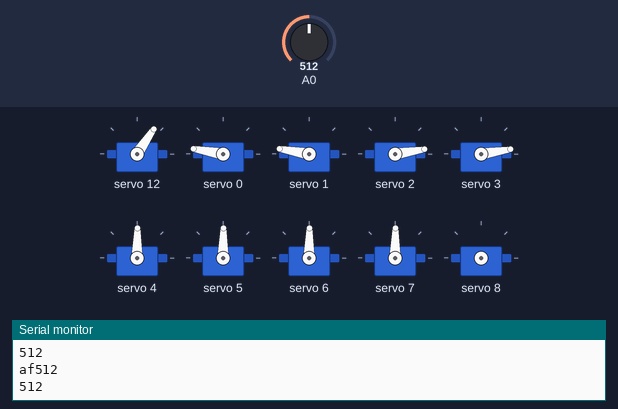
Simulated run of this sketch. Board: Arduino Uno, built with avr-gcc and run on an emulated ATmega328P. Shown: 10 × servo, the last lines printed to the serial monitor. Inputs (shaded band) come from the test bench; at power-on: A0 = 512. Random numbers use the default seed unless the sketch sets one.

Above: at 1.2 s.
1.3 s: A0 set to 686
At 4.2 s:
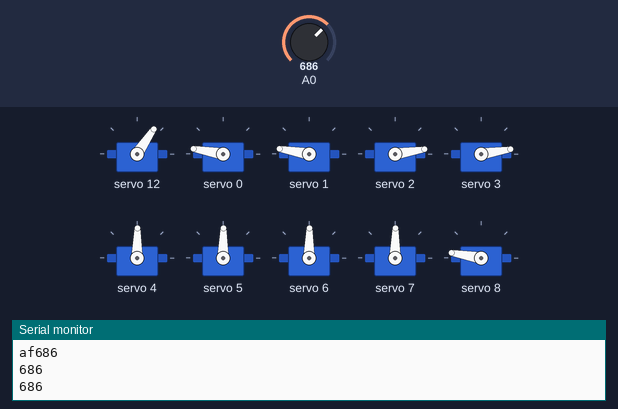
4.3 s: A0 set to 717
At 5.4 s:
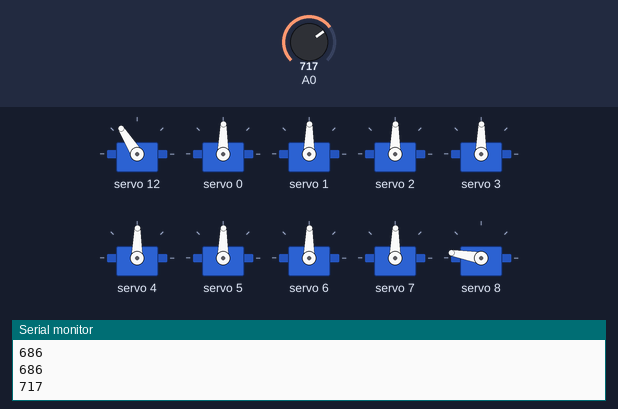
At 12.7 s:
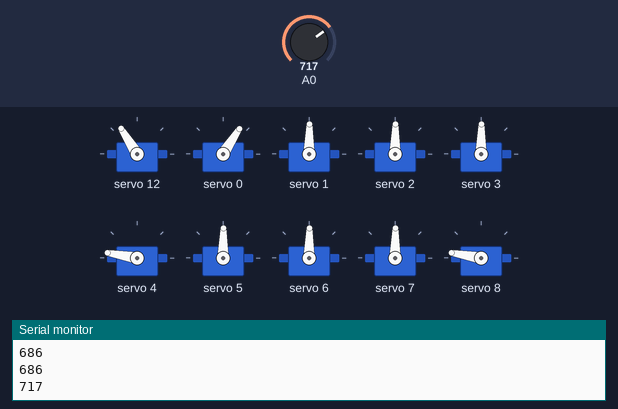
Timing chart, 0 to 22.3 s (numbered marks = the images above; inputs shaded):
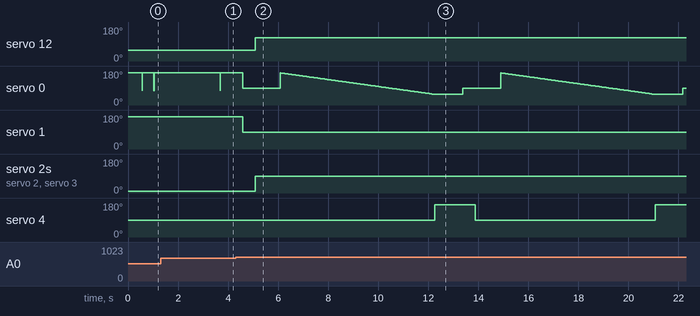

Measured:
- the behaviour switches between 700 and 701 on A0 (found by bisection; images 1 and 2)
- after the input at 4.3 s, servo 12: 56° → 122° after 0.78 s; servo 1: 170° → 89° after 0.28 s; servo 2, servo 3: 9° → 89° after 0.78 s; servo 4: 89° → 170° after 8.0 s, → 89° 1.6 s later, → 170° 7.2 s later

The sketch:

final.ino
```cpp
//left front down: 0
//left back down: 1
//right front down: 2
//right back down: 3

//up:
//left front : 4
//left back : 5
//right front : 6
//right back : 7

//head: 12


#include <Wire.h>
#include <Adafruit_PWMServoDriver.h>
//#include "WriteInstinct/OpenCat.h"

// called this way, it uses the default address 0x40
Adafruit_PWMServoDriver pwm = Adafruit_PWMServoDriver();
#define SERVOMIN  130 // This is the 'minimum' pulse length count (out of 4096)
#define SERVOMAX  470 // This is the 'maximum' pulse length count (out of 4096)
#define SERVO_FREQ 50 // Analog servos run at ~50 Hz updates

// our servo # counter
uint8_t servonum = 0;

//sensor
int previous = 0;
boolean pao = true;

void setup() {
  Serial.begin(9600);
  pwm.begin();
  /*
     In theory the internal oscillator (clock) is 25MHz but it really isn't
     that precise. You can 'calibrate' this by tweaking this number until
     you get the PWM update frequency you're expecting!
     The int.osc. for the PCA9685 chip is a range between about 23-27MHz and
     is used for calculating things like writeMicroseconds()
     Analog servos run at ~50 Hz updates, It is importaint to use an
     oscilloscope in setting the int.osc frequency for the I2C PCA9685 chip.
     1) Attach the oscilloscope to one of the PWM signal pins and ground on
        the I2C PCA9685 chip you are setting the value for.
     2) Adjust setOscillatorFrequency() until the PWM update frequency is the
        expected value (50Hz for most ESCs)
     Setting the value here is specific to each individual I2C PCA9685 chip and
     affects the calculations for the PWM update frequency.
     Failure to correctly set the int.osc value will cause unexpected PWM results
  */
  pwm.setOscillatorFrequency(27000000);
  pwm.setPWMFreq(SERVO_FREQ);  // Analog servos run at ~50 Hz updates

  delay(10);

  //sensor
//  SensorSetup();
  pao = true;
  previous = 0;
  previous = analogRead(A0);

}

// You can use this function if you'd like to set the pulse length in seconds
// e.g. setServoPulse(0, 0.001) is a ~1 millisecond pulse width. It's not precise!
void setServoPulse(uint8_t n, double pulse) {
  double pulselength;

  pulselength = 1000000;   // 1,000,000 us per second
  pulselength /= SERVO_FREQ;   // Analog servos run at ~60 Hz updates
//  Serial.print(pulselength); Serial.println(" us per period");
  pulselength /= 4096;  // 12 bits of resolution
//  Serial.print(pulselength); Serial.println(" us per bit");
  pulse *= 1000000;  // convert input seconds to us
  pulse /= pulselength;
//  Serial.println(pulse);
  pwm.setPWM(n, 0, pulse);
}


void loop() {
  //previous
//  initiate();
//  delay(1000);
//  stand();
//  delay(1000);
//  test();
//  delay(1000);
  int ran = random(10);
  int sensorValue = analogRead(A0);
  Serial.println(sensorValue);

  delay(100);        // delay in between reads for stability

    if(sensorValue > 700){
     stand();
     delay(1000);
     test();
     delay(1000);
    }
    else if(sensorValue < 400){

      pwm.setPWM(4,0,SERVOMIN);
      pwm.setPWM(6,0,SERVOMAX);
      pwm.setPWM(0,0,300);
      pwm.setPWM(2,0,300);
      delay(100);
    }
    else{
      if (ran == 6){
        tail();
        delay(100);
      }
      else if (ran == 7){
        pwm.setPWM(12, 0 , 300);
        pwm.setPWM(12, 0, 230);
        delay(100);
      }
      else if(ran == 8){
        Serial.print("af");
        af();
      }

      initiate();

    }

  delay(10);


}

void tail(){
  pwm.setPWM(8,0, SERVOMIN);
  pwm.setPWM(8,0, SERVOMAX);
}

void af(){
    for (uint16_t servonum = 0; servonum < 2; servonum++) {
    pwm.setPWM(servonum, 0, SERVOMAX-200);

  }
  for (uint16_t servonum = 2; servonum < 4; servonum++) {
    pwm.setPWM(servonum, 0, SERVOMIN+200);

  }
  }
void initiate(){
//  down
//  for (uint16_t servonum = 0; servonum < 2; servonum++) {
//    pwm.setPWM(servonum, 0, SERVOMIN);
//    Serial.println(SERVOMIN);
//  }
//  for (uint16_t servonum = 2; servonum < 4; servonum++) {
//    pwm.setPWM(servonum, 0, SERVOMAX);
//    Serial.println(SERVOMAX);
//  }
  for (uint16_t servonum = 0; servonum < 2; servonum++) {
    pwm.setPWM(servonum, 0, SERVOMAX);

  }
  for (uint16_t servonum = 2; servonum < 4; servonum++) {
    pwm.setPWM(servonum, 0, SERVOMIN);

  }
   pwm.setPWM(12, 0, SERVOMIN+100);

   for (uint16_t servonum = 4; servonum < 8; servonum++) {
    pwm.setPWM(servonum, 0, 300);
//    Serial.print(pulselen);
  }


//  //up
//    uint16_t pulselen = (SERVOMAX - SERVOMIN)/2 + SERVOMIN;
//  for (uint16_t servonum = 4; servonum < 8; servonum++) {
//    pwm.setPWM(servonum, 0, pulselen);
//    Serial.print(pulselen);
//  }


  }
void stand() {
  //
  //  for (uint16_t pulselen = 0; pulselen < 150; pulselen++) {
  //      for (uint16_t servonum = 0; servonum < 2; servonum++){
  //        pwm.setPWM(servonum, 0, pulselen);
  //      }
  //      delay(25);
  //    }
  //
  //  for (uint16_t pulselen = 150; pulselen > 0; pulselen-) {
  //      for (uint16_t servonum = 0; servonum < 2; servonum++){
  //        pwm.setPWM(servonum, 0, pulselen);
  //      }
  //      delay(25);
  //    }
  //


  //

// I calibrate all servos to 1/2 of total length
  uint16_t pulselen = (SERVOMAX - SERVOMIN)/2 + SERVOMIN;
  for (uint16_t servonum = 0; servonum < 2; servonum = servonum+1) {
    pwm.setPWM(servonum, 0, pulselen);
//    Serial.print(pulselen);
  }
  delay(500);
  for (uint16_t servonum = 2; servonum < 4; servonum = servonum+1) {
    pwm.setPWM(servonum, 0, pulselen);
//    Serial.print(pulselen);
  }
    pwm.setPWM(12, 0, pulselen+70);


//slow
//for (uint16_t i = SERVOMIN; i < pulselen; i++) {
//      for (uint16_t servonum = 0; servonum < 1; servonum++) {
//        pwm.setPWM(servonum, 0, SERVOMAX + SERVOMIN - i);
//      }
//      for (uint16_t servonum = 2; servonum < 3; servonum++) {
//        pwm.setPWM(servonum, 0,  i);
//      }
//
//      delay(25);
//    }

  //up


  for (uint16_t servonum = 4; servonum < 8; servonum++) {
    pwm.setPWM(servonum, 0, pulselen);
//    Serial.print(pulselen);
  }


  //
  //  for (uint16_t pulselen = 0; pulselen < 300; pulselen++) {
  //    for (uint16_t servonum = 0; servonum < 1; servonum++){
  //    pwm.setPWM(servonum, 0, pulselen);
  //    }
  //  }
  //
  //  delay(1500);
  //
  //  for (uint16_t pulselen = 300; pulselen > 600; pulselen--) {
  //    for (uint16_t servonum = 0; servonum < 2; servonum++){
  //    pwm.setPWM(servonum, 0, pulselen);
  //    }
  //  }
  //
  //  delay(1500);
  //
}

void test(){

  //this to move

  uint16_t pulselen = (SERVOMAX - SERVOMIN)/2 + SERVOMIN;
  for (uint16_t servonum = 2; servonum < 4; servonum = servonum+1) {
    pwm.setPWM(servonum, 0, pulselen);
//    Serial.print(pulselen);
  }

    for (uint16_t i = SERVOMIN; i < SERVOMAX-100; i++) {
        pwm.setPWM(0, 0, SERVOMAX + SERVOMIN - i);
      delay(25);
    }

    pwm.setPWM(4,0,SERVOMAX);

  }
```
